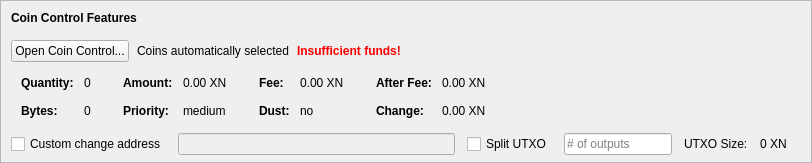
    <widget class="QFrame" name="frameCoinControl">
     <property name="sizePolicy">
      <sizepolicy hsizetype="Expanding" vsizetype="Expanding">
       <horstretch>0</horstretch>
       <verstretch>0</verstretch>
      </sizepolicy>
     </property>
     <property name="maximumSize">
      <size>
       <width>16777215</width>
       <height>16777215</height>
      </size>
     </property>
     <property name="frameShape">
      <enum>QFrame::StyledPanel</enum>
     </property>
     <property name="frameShadow">
      <enum>QFrame::Sunken</enum>
     </property>
     <layout class="QVBoxLayout" name="verticalLayoutCoinControl2">
      <property name="spacing">
       <number>0</number>
      </property>
      <property name="leftMargin">
       <number>0</number>
      </property>
      <property name="topMargin">
       <number>0</number>
      </property>
      <property name="rightMargin">
       <number>0</number>
      </property>
      <property name="bottomMargin">
       <number>6</number>
      </property>
      <item>
       <layout class="QVBoxLayout" name="verticalLayoutCoinControl" stretch="0,0,0,0,1">
        <property name="spacing">
         <number>0</number>
        </property>
        <property name="leftMargin">
         <number>10</number>
        </property>
        <property name="topMargin">
         <number>10</number>
        </property>
        <item>
         <layout class="QHBoxLayout" name="horizontalLayoutCoinControl1">
          <property name="bottomMargin">
           <number>15</number>
          </property>
          <item>
           <widget class="QLabel" name="labelCoinControlFeatures">
            <property name="sizePolicy">
             <sizepolicy hsizetype="Preferred" vsizetype="Maximum">
              <horstretch>0</horstretch>
              <verstretch>0</verstretch>
             </sizepolicy>
            </property>
            <property name="font">
             <font>
              <weight>75</weight>
              <bold>true</bold>
             </font>
            </property>
            <property name="styleSheet">
             <string notr="true">font-weight:bold;</string>
            </property>
            <property name="text">
             <string>Coin Control Features</string>
            </property>
           </widget>
          </item>
         </layout>
        </item>
        <item>
         <layout class="QHBoxLayout" name="horizontalLayoutCoinControl2" stretch="0,0,0,0">
          <property name="spacing">
           <number>8</number>
          </property>
          <property name="bottomMargin">
           <number>10</number>
          </property>
          <item>
           <widget class="QPushButton" name="pushButtonCoinControl">
            <property name="styleSheet">
             <string notr="true"/>
            </property>
            <property name="text">
             <string>Open Coin Control...</string>
            </property>
            <property name="autoDefault">
             <bool>false</bool>
            </property>
           </widget>
          </item>
          <item>
           <widget class="QLabel" name="labelCoinControlAutomaticallySelected">
            <property name="text">
             <string>Coins automatically selected</string>
            </property>
            <property name="margin">
             <number>5</number>
            </property>
           </widget>
          </item>
          <item>
           <widget class="QLabel" name="labelCoinControlInsuffFunds">
            <property name="font">
             <font>
              <weight>75</weight>
              <bold>true</bold>
             </font>
            </property>
            <property name="styleSheet">
             <string notr="true">color:red;font-weight:bold;</string>
            </property>
            <property name="text">
             <string>Insufficient funds!</string>
            </property>
            <property name="margin">
             <number>5</number>
            </property>
           </widget>
          </item>
          <item>
           <spacer name="horizontalSpacerCoinControl">
            <property name="orientation">
             <enum>Qt::Horizontal</enum>
            </property>
            <property name="sizeHint" stdset="0">
             <size>
              <width>40</width>
              <height>1</height>
             </size>
            </property>
           </spacer>
          </item>
         </layout>
        </item>
        <item>
         <widget class="QWidget" name="widgetCoinControl" native="true">
          <property name="sizePolicy">
           <sizepolicy hsizetype="Preferred" vsizetype="Preferred">
            <horstretch>0</horstretch>
            <verstretch>0</verstretch>
           </sizepolicy>
          </property>
          <property name="minimumSize">
           <size>
            <width>0</width>
            <height>0</height>
           </size>
          </property>
          <property name="styleSheet">
           <string notr="true"/>
          </property>
          <layout class="QHBoxLayout" name="horizontalLayoutCoinControl5">
           <property name="leftMargin">
            <number>0</number>
           </property>
           <property name="topMargin">
            <number>0</number>
           </property>
           <property name="rightMargin">
            <number>0</number>
           </property>
           <property name="bottomMargin">
            <number>0</number>
           </property>
           <item>
            <layout class="QHBoxLayout" name="horizontalLayoutCoinControl3" stretch="0,0,0,1">
             <property name="spacing">
              <number>20</number>
             </property>
             <property name="topMargin">
              <number>0</number>
             </property>
             <property name="bottomMargin">
              <number>10</number>
             </property>
             <item>
              <layout class="QFormLayout" name="formLayoutCoinControl1">
               <property name="horizontalSpacing">
                <number>10</number>
               </property>
               <property name="verticalSpacing">
                <number>14</number>
               </property>
               <property name="leftMargin">
                <number>10</number>
               </property>
               <property name="topMargin">
                <number>4</number>
               </property>
               <property name="rightMargin">
                <number>6</number>
               </property>
               <item row="0" column="0">
                <widget class="QLabel" name="labelCoinControlQuantityText">
                 <property name="font">
                  <font>
                   <weight>75</weight>
                   <bold>true</bold>
                  </font>
                 </property>
                 <property name="text">
                  <string>Quantity:</string>
                 </property>
                 <property name="margin">
                  <number>0</number>
                 </property>
                </widget>
               </item>
               <item row="0" column="1">
                <widget class="QLabel" name="labelCoinControlQuantity">
                 <property name="cursor">
                  <cursorShape>IBeamCursor</cursorShape>
                 </property>
                 <property name="contextMenuPolicy">
                  <enum>Qt::ActionsContextMenu</enum>
                 </property>
                 <property name="text">
                  <string notr="true">0</string>
                 </property>
                 <property name="margin">
                  <number>0</number>
                 </property>
                 <property name="textInteractionFlags">
                  <set>Qt::LinksAccessibleByMouse|Qt::TextSelectableByKeyboard|Qt::TextSelectableByMouse</set>
                 </property>
                </widget>
               </item>
               <item row="1" column="0">
                <widget class="QLabel" name="labelCoinControlBytesText">
                 <property name="font">
                  <font>
                   <weight>75</weight>
                   <bold>true</bold>
                  </font>
                 </property>
                 <property name="text">
                  <string>Bytes:</string>
                 </property>
                </widget>
               </item>
               <item row="1" column="1">
                <widget class="QLabel" name="labelCoinControlBytes">
                 <property name="cursor">
                  <cursorShape>IBeamCursor</cursorShape>
                 </property>
                 <property name="contextMenuPolicy">
                  <enum>Qt::ActionsContextMenu</enum>
                 </property>
                 <property name="text">
                  <string notr="true">0</string>
                 </property>
                 <property name="textInteractionFlags">
                  <set>Qt::LinksAccessibleByMouse|Qt::TextSelectableByKeyboard|Qt::TextSelectableByMouse</set>
                 </property>
                </widget>
               </item>
              </layout>
             </item>
             <item>
              <layout class="QFormLayout" name="formLayoutCoinControl2">
               <property name="horizontalSpacing">
                <number>10</number>
               </property>
               <property name="verticalSpacing">
                <number>14</number>
               </property>
               <property name="leftMargin">
                <number>6</number>
               </property>
               <property name="topMargin">
                <number>4</number>
               </property>
               <property name="rightMargin">
                <number>6</number>
               </property>
               <item row="0" column="0">
                <widget class="QLabel" name="labelCoinControlAmountText">
                 <property name="font">
                  <font>
                   <weight>75</weight>
                   <bold>true</bold>
                  </font>
                 </property>
                 <property name="text">
                  <string>Amount:</string>
                 </property>
                 <property name="margin">
                  <number>0</number>
                 </property>
                </widget>
               </item>
               <item row="0" column="1">
                <widget class="QLabel" name="labelCoinControlAmount">
                 <property name="cursor">
                  <cursorShape>IBeamCursor</cursorShape>
                 </property>
                 <property name="contextMenuPolicy">
                  <enum>Qt::ActionsContextMenu</enum>
                 </property>
                 <property name="text">
                  <string notr="true">0.00 XN</string>
                 </property>
                 <property name="textInteractionFlags">
                  <set>Qt::LinksAccessibleByMouse|Qt::TextSelectableByKeyboard|Qt::TextSelectableByMouse</set>
                 </property>
                </widget>
               </item>
               <item row="1" column="0">
                <widget class="QLabel" name="labelCoinControlPriorityText">
                 <property name="font">
                  <font>
                   <weight>75</weight>
                   <bold>true</bold>
                  </font>
                 </property>
                 <property name="text">
                  <string>Priority:</string>
                 </property>
                </widget>
               </item>
               <item row="1" column="1">
                <widget class="QLabel" name="labelCoinControlPriority">
                 <property name="cursor">
                  <cursorShape>IBeamCursor</cursorShape>
                 </property>
                 <property name="contextMenuPolicy">
                  <enum>Qt::ActionsContextMenu</enum>
                 </property>
                 <property name="text">
                  <string>medium</string>
                 </property>
                 <property name="textInteractionFlags">
                  <set>Qt::LinksAccessibleByMouse|Qt::TextSelectableByKeyboard|Qt::TextSelectableByMouse</set>
                 </property>
                </widget>
               </item>
              </layout>
             </item>
             <item>
              <layout class="QFormLayout" name="formLayoutCoinControl3">
               <property name="horizontalSpacing">
                <number>10</number>
               </property>
               <property name="verticalSpacing">
                <number>14</number>
               </property>
               <property name="leftMargin">
                <number>6</number>
               </property>
               <property name="topMargin">
                <number>4</number>
               </property>
               <property name="rightMargin">
                <number>6</number>
               </property>
               <item row="0" column="0">
                <widget class="QLabel" name="labelCoinControlFeeText">
                 <property name="font">
                  <font>
                   <weight>75</weight>
                   <bold>true</bold>
                  </font>
                 </property>
                 <property name="text">
                  <string>Fee:</string>
                 </property>
                 <property name="margin">
                  <number>0</number>
                 </property>
                </widget>
               </item>
               <item row="0" column="1">
                <widget class="QLabel" name="labelCoinControlFee">
                 <property name="cursor">
                  <cursorShape>IBeamCursor</cursorShape>
                 </property>
                 <property name="contextMenuPolicy">
                  <enum>Qt::ActionsContextMenu</enum>
                 </property>
                 <property name="text">
                  <string notr="true">0.00 XN</string>
                 </property>
                 <property name="textInteractionFlags">
                  <set>Qt::LinksAccessibleByMouse|Qt::TextSelectableByKeyboard|Qt::TextSelectableByMouse</set>
                 </property>
                </widget>
               </item>
               <item row="1" column="0">
                <widget class="QLabel" name="labelCoinControlLowOutputText">
                 <property name="font">
                  <font>
                   <weight>75</weight>
                   <bold>true</bold>
                  </font>
                 </property>
                 <property name="text">
                  <string>Dust:</string>
                 </property>
                </widget>
               </item>
               <item row="1" column="1">
                <widget class="QLabel" name="labelCoinControlLowOutput">
                 <property name="cursor">
                  <cursorShape>IBeamCursor</cursorShape>
                 </property>
                 <property name="contextMenuPolicy">
                  <enum>Qt::ActionsContextMenu</enum>
                 </property>
                 <property name="text">
                  <string>no</string>
                 </property>
                 <property name="textInteractionFlags">
                  <set>Qt::LinksAccessibleByMouse|Qt::TextSelectableByKeyboard|Qt::TextSelectableByMouse</set>
                 </property>
                </widget>
               </item>
              </layout>
             </item>
             <item>
              <layout class="QFormLayout" name="formLayoutCoinControl4">
               <property name="horizontalSpacing">
                <number>10</number>
               </property>
               <property name="verticalSpacing">
                <number>14</number>
               </property>
               <property name="leftMargin">
                <number>6</number>
               </property>
               <property name="topMargin">
                <number>4</number>
               </property>
               <property name="rightMargin">
                <number>6</number>
               </property>
               <item row="0" column="0">
                <widget class="QLabel" name="labelCoinControlAfterFeeText">
                 <property name="font">
                  <font>
                   <weight>75</weight>
                   <bold>true</bold>
                  </font>
                 </property>
                 <property name="text">
                  <string>After Fee:</string>
                 </property>
                 <property name="margin">
                  <number>0</number>
                 </property>
                </widget>
               </item>
               <item row="0" column="1">
                <widget class="QLabel" name="labelCoinControlAfterFee">
                 <property name="cursor">
                  <cursorShape>IBeamCursor</cursorShape>
                 </property>
                 <property name="contextMenuPolicy">
                  <enum>Qt::ActionsContextMenu</enum>
                 </property>
                 <property name="text">
                  <string notr="true">0.00 XN</string>
                 </property>
                 <property name="textInteractionFlags">
                  <set>Qt::LinksAccessibleByMouse|Qt::TextSelectableByKeyboard|Qt::TextSelectableByMouse</set>
                 </property>
                </widget>
               </item>
               <item row="1" column="0">
                <widget class="QLabel" name="labelCoinControlChangeText">
                 <property name="font">
                  <font>
                   <weight>75</weight>
                   <bold>true</bold>
                  </font>
                 </property>
                 <property name="text">
                  <string>Change:</string>
                 </property>
                </widget>
               </item>
               <item row="1" column="1">
                <widget class="QLabel" name="labelCoinControlChange">
                 <property name="cursor">
                  <cursorShape>IBeamCursor</cursorShape>
                 </property>
                 <property name="contextMenuPolicy">
                  <enum>Qt::ActionsContextMenu</enum>
                 </property>
                 <property name="text">
                  <string notr="true">0.00 XN</string>
                 </property>
                 <property name="textInteractionFlags">
                  <set>Qt::LinksAccessibleByMouse|Qt::TextSelectableByKeyboard|Qt::TextSelectableByMouse</set>
                 </property>
                </widget>
               </item>
              </layout>
             </item>
            </layout>
           </item>
          </layout>
         </widget>
        </item>
        <item>
         <layout class="QHBoxLayout" name="horizontalLayoutCoinControl4" stretch="0,0,0,0,0,0,0">
          <property name="spacing">
           <number>12</number>
          </property>
          <property name="sizeConstraint">
           <enum>QLayout::SetDefaultConstraint</enum>
          </property>
          <property name="topMargin">
           <number>5</number>
          </property>
          <property name="rightMargin">
           <number>5</number>
          </property>
          <item>
           <widget class="QCheckBox" name="checkBoxCoinControlChange">
            <property name="toolTip">
             <string>If this is activated, but the change address is empty or invalid, change will be sent to a newly generated address.</string>
            </property>
            <property name="text">
             <string>Custom change address</string>
            </property>
           </widget>
          </item>
          <item>
           <widget class="QValidatedLineEdit" name="lineEditCoinControlChange">
            <property name="enabled">
             <bool>false</bool>
            </property>
            <property name="sizePolicy">
             <sizepolicy hsizetype="Expanding" vsizetype="Fixed">
              <horstretch>0</horstretch>
              <verstretch>0</verstretch>
             </sizepolicy>
            </property>
           </widget>
          </item>
          <item>
           <widget class="QCheckBox" name="splitBlockCheckBox">
            <property name="text">
             <string>Split UTXO</string>
            </property>
           </widget>
          </item>
          <item>
           <widget class="QLineEdit" name="splitBlockLineEdit">
            <property name="sizePolicy">
             <sizepolicy hsizetype="Fixed" vsizetype="Fixed">
              <horstretch>50</horstretch>
              <verstretch>0</verstretch>
             </sizepolicy>
            </property>
            <property name="placeholderText">
             <string># of outputs</string>
            </property>
           </widget>
          </item>
          <item>
           <widget class="QLabel" name="labelBlockSizeText">
            <property name="text">
             <string>UTXO Size:</string>
            </property>
           </widget>
          </item>
          <item>
           <widget class="QLabel" name="labelBlockSize">
            <property name="text">
             <string>0 XN</string>
            </property>
           </widget>
          </item>
          <item>
           <widget class="QLabel" name="labelCoinControlChangeLabel">
            <property name="sizePolicy">
             <sizepolicy hsizetype="Preferred" vsizetype="Expanding">
              <horstretch>0</horstretch>
              <verstretch>0</verstretch>
             </sizepolicy>
            </property>
            <property name="minimumSize">
             <size>
              <width>0</width>
              <height>0</height>
             </size>
            </property>
            <property name="text">
             <string/>
            </property>
            <property name="margin">
             <number>3</number>
            </property>
           </widget>
          </item>
         </layout>
        </item>
        <item>
         <spacer name="verticalSpacerCoinControl">
          <property name="orientation">
           <enum>Qt::Vertical</enum>
          </property>
          <property name="sizeHint" stdset="0">
           <size>
            <width>800</width>
            <height>1</height>
           </size>
          </property>
         </spacer>
        </item>
       </layout>
      </item>
     </layout>
    </widget>
